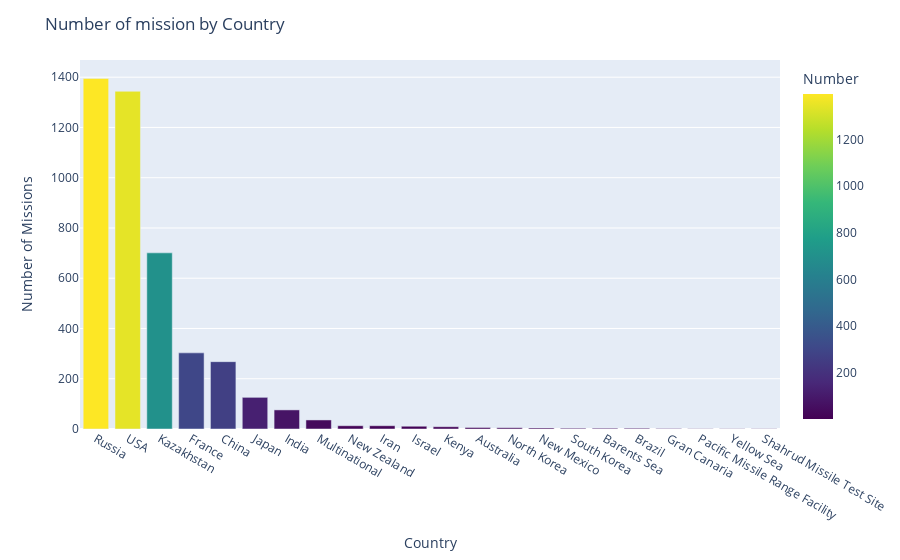

Source (notebook cell):
### Markdown cell above
Can it be different?, How many mission by Country?

### Number of mission by Country

### Code cell
mission_by_country = df_data_clean.Country.value_counts()

bar = px.bar(mission_by_country, x=mission_by_country.index, y=mission_by_country.values,
             color=mission_by_country.values,
             color_continuous_scale='Viridis',
             labels={"index": "Country", "y": "Number", "color": "Number"}
             )
bar.update_layout(yaxis_title='Number of Missions', xaxis_title='Country',
                  title='Number of mission by Country')
bar.show()

### Figure 1 — Plotly figure (JSON) as saved in the notebook; plotly's stock layout.template omitted (floating-point values rounded to 4 significant figures)
{"data": [{"alignmentgroup": "True", "hovertemplate": "Country=%{x}<br>Number=%{marker.color}<extra></extra>", "legendgroup": "", "marker": {"color": [1395, 1344, 701, 303, 268, 126, 76, 36, 13, 13, 11, 9, 6, 5, 4, 3, 3, 3, 2, 1, 1, 1], "coloraxis": "coloraxis", "pattern": {"shape": ""}}, "name": "", "offsetgroup": "", "orientation": "v", "showlegend": false, "textposition": "auto", "type": "bar", "x": ["Russia", "USA", "Kazakhstan", "France", "China", "Japan", "India", "Multinational", "New Zealand", "Iran", "Israel", "Kenya", "Australia", "North Korea", "New Mexico", "South Korea", "Barents Sea", "Brazil", "Gran Canaria", "Pacific Missile Range Facility", "Yellow Sea", "Shahrud Missile Test Site"], "xaxis": "x", "y": [1395, 1344, 701, 303, 268, 126, 76, 36, 13, 13, 11, 9, 6, 5, 4, 3, 3, 3, 2, 1, 1, 1], "yaxis": "y"}], "layout": {"barmode": "relative", "coloraxis": {"colorbar": {"title": {"text": "Number"}}, "colorscale": [[0, "#440154"], [0.1111, "#482878"], [0.2222, "#3e4989"], [0.3333, "#31688e"], [0.4444, "#26828e"], [0.5556, "#1f9e89"], [0.6667, "#35b779"], [0.7778, "#6ece58"], [0.8889, "#b5de2b"], [1, "#fde725"]]}, "legend": {"tracegroupgap": 0}, "margin": {"t": 60}, "title": {"text": "Number of mission by Country"}, "xaxis": {"anchor": "y", "domain": [0, 1], "title": {"text": "Country"}}, "yaxis": {"anchor": "x", "domain": [0, 1], "title": {"text": "Number of Missions"}}}}
